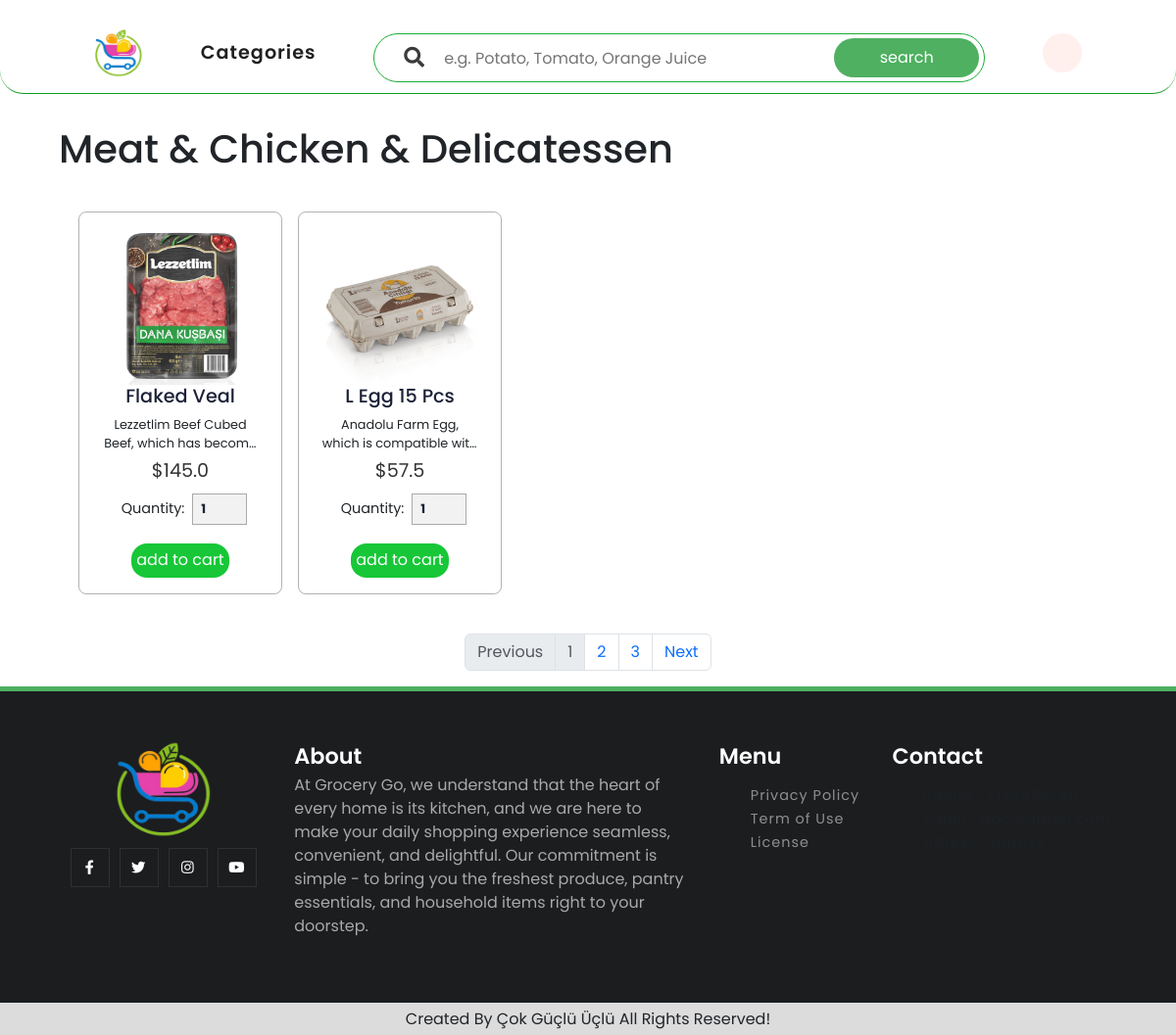
Before: /item/category/meat-chicken-delicatessen/ with the older database file.
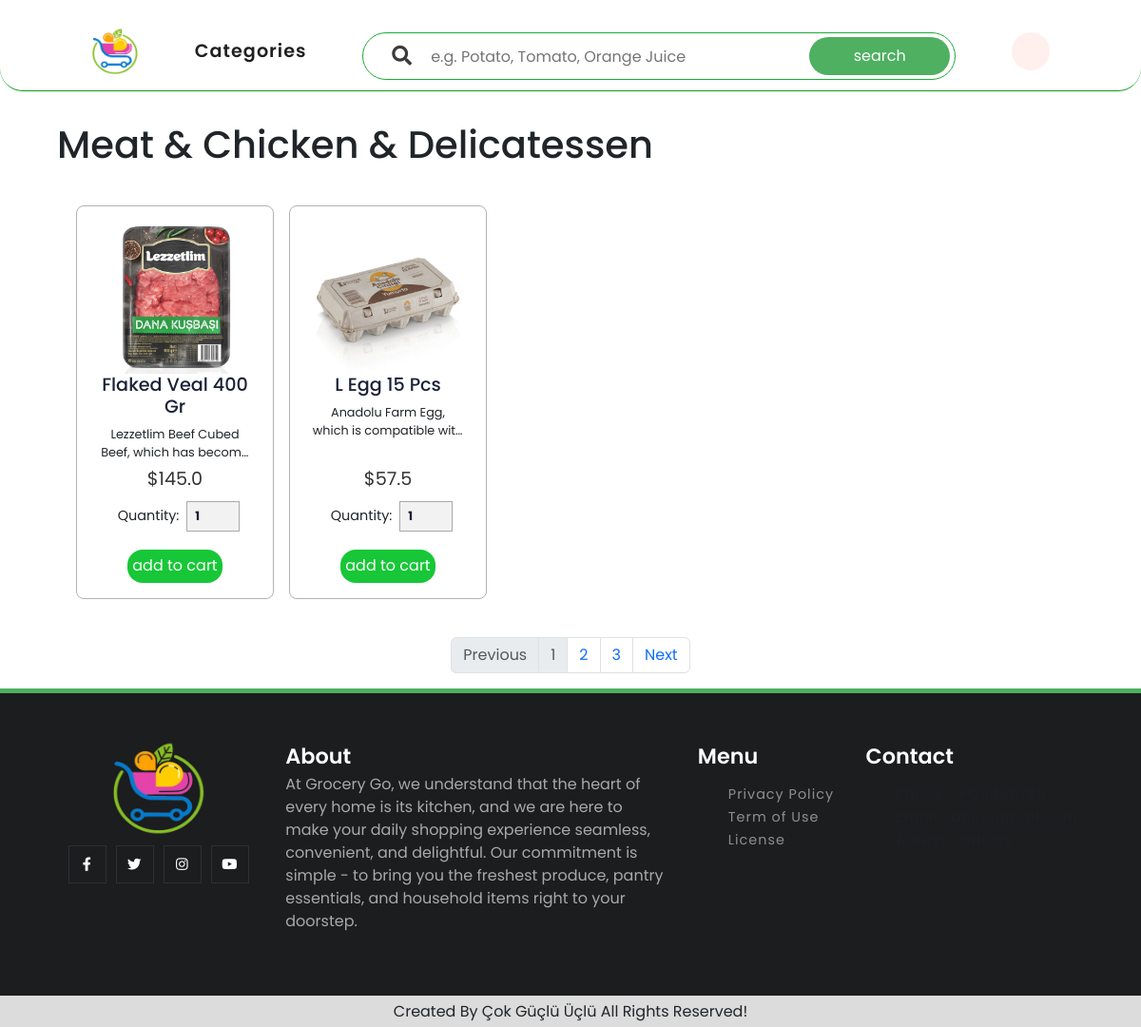
After: the same page with the newer database file.
### item/models.py (models this page shows, shortened)
class Product(models.Model):
    name = models.CharField(max_length=100)
    image = models.ImageField(upload_to='product_images', blank=True, null=True)
    price = models.FloatField(null=False, blank=False)
    description = models.TextField()
    slug = models.SlugField(max_length=100, unique=True)

### item/views.py (the view)
# urls.py: path("category/<slug:category_slug>/", category, name="category"),
def category(request, category_slug):
    category_object = get_object_or_404(Category, slug=category_slug)
    categories = Category.objects.all()
    associated_products = Product.objects.filter(productcategory__category=category_object)
    paginator = Paginator(associated_products,2)
    page = request.GET.get('page',1)
    page_obj = paginator.page(page)
    context = {
        'categories': categories,
        'category': category_object,
        'page_obj' : page_obj,
    }
    return render(request, 'item/category.html', context)

### item/templates/item/category.html (shortened to what this page needs)
{% extends 'layout.html' %}
{% load static %}
{% block additionalStyles %}
  <link rel="stylesheet" href="{% static 'css/product.css' %}">
  <link rel="stylesheet" href="{% static 'css/bootstrap.css' %}">
{% endblock %}
{% block content %}
  <h1 style="margin-left: 5vw;" > {{category.name}} </h1>
  <div class="product-container">
    {% for product in page_obj.object_list %}
      <div class="product-box" id="{{ product.slug }}">
        <img src="{{ product.image.url }}" alt="">
        <h3> {{ product.name }}</h3>
        <p class="description multiline">{{ product.description }}</p>
        <div class="bottom-section">
          <div class="price">${{ product.price }}</div>
            <div class="quantity">
              <span>quantity: </span>
              <input type="number" min="1" max="10" value="1">
            </div>
            {% if user.is_authenticated %}
              {% csrf_token %}
              <a class="btn" onclick='dbAddToCart("{{product.slug}}","{% url 'cart:add_item_to_cart' %}")' >add to cart</a>
            {% else %}
              <a class="btn" onclick='showErrorModal("Please, login to add product to cart"); openLoginForm();' >add to cart</a>
            {% endif %}
          </div>
        </div>
    {% endfor %}
  </div>
  {% include "item/partials/_pagination.html" %}
{% endblock %}

Changed rows visible on the page:
changed Product "Lezzetlim Beef Cubed Beef, which has…": name "Flaked Veal" → "Flaked Veal 400 Gr"
